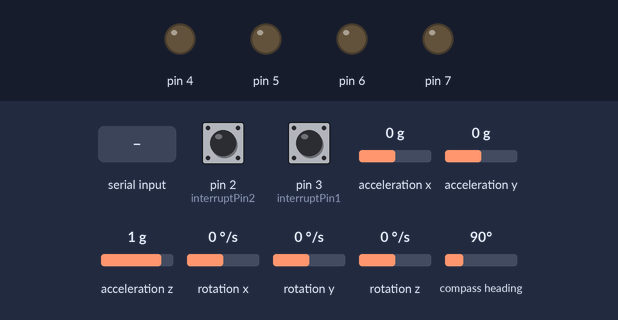
The sketch below on a simulated Arduino Mega 2560, built with avr-gcc and run on an emulated ATmega2560. Parts: output pins drawn as LEDs (lit = HIGH). The inputs (shaded band) are chosen by the test bench; at power-on: pin 2 (interruptPin2) HIGH, pin 3 (interruptPin1) HIGH, acceleration x 0 g, acceleration y 0 g, acceleration z 1 g, rotation x 0 °/s, rotation y 0 °/s, rotation z 0 °/s, compass heading 90°. What the sketch prints to the serial monitor is not drawn.

Above: at 1.2 s.
1.3 s: "w" received over Serial
At 3.3 s:
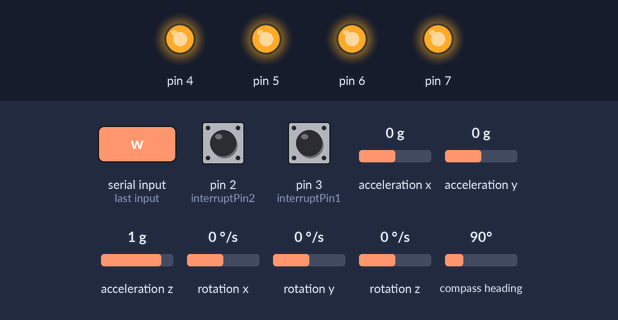
4.3 s: "seta" received over Serial
At 5.3 s:
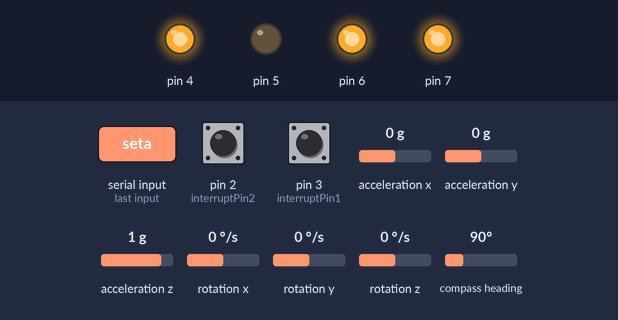
5.9 s: "d90\n" received over Serial
At 7.3 s:
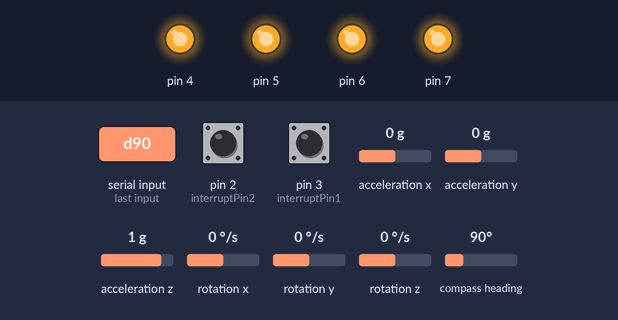
Timing chart, 0 to 8.9 s (numbered marks = the images above; inputs shaded):
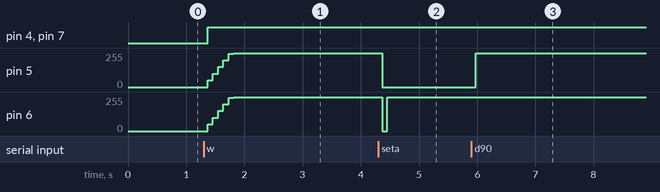

Measured:
- after the input at 1.3 s, pin 4, pin 7: LOW → HIGH after 0.07 s; pin 5, pin 6: moves from 0/255 to 255/255 over 0.45 s, starting after 0.07 s
- after the input at 4.3 s, pin 5: 255/255 → 0/255 after 0.06 s; pin 6: 255/255 → 0/255 after 0.06 s, → 255/255 0.09 s later
- after the input at 5.9 s, pin 5: 0/255 → 255/255 after 0.08 s

The sketch:

FreeRTOS-Try.ino
```cpp
//Note
//Pin 4 = Direction control for Motor 2
//Pin 5 = PWM control for Motor 2
//Pin 6 = PWM control for Motor 1
//Pin 7 = Direction control for Motor 1

#include <Arduino_FreeRTOS.h>
#include <Wire.h>
#include <LSM303.h>
#include<math.h>
#include <NewPing.h>

// end of including
#define MAX_DISTANCE 25
#define DISTANCE_BETWEEN_WHEEL 16.0
#define PROPORTION 2
#define INTEGTAL 0 //0.1
#define DERIVATIVE 0.05 //0.05
#define interruptPin1  3
#define interruptPin2  2
#define TARGETSPEED 25
#define RATIODEG 0.190782
#define WHEEL_DIAMETER 6.46

//end of define

typedef struct PID {
double SetPoint; // 设定目标Desired value
double Proportion; // 比例常数Proportional Const
double Integral; // 积分常数Integral Const
double Derivative; // 微分常数Derivative Const
double LastError; // Error[-1]
double PrevError; // Error[-2]
double SumError; // Sums of Errors
} PID;

//end of struct

LSM303 compass;
NewPing frontsonar(12, 11, MAX_DISTANCE);
NewPing frontleftsonar(13, 8, MAX_DISTANCE);
NewPing frontrightsonar(10, 9, MAX_DISTANCE);

volatile unsigned long wheel1turn=1;
volatile unsigned long wheel2turn=1;
volatile unsigned long wheel1turn_new=0;
volatile unsigned long wheel2turn_new=0;
unsigned long oldwheel1=0;
unsigned long oldwheel2=0;
int speed_1=0,speed_2=0;
int distance_front=0;
int distance_frontleft=0;
int distance_frontright=0;
int state=0;//0 stop 1 going 2 stoped
int targetspeed=0;
float targetangle;
double power1;
double power2;
float ang_calc_init;
float ang_calc;
double x,y;
double targetx,targety;
double northat;
double deg;
int diff;
int finished;
//unsigned long count=0;
//unsigned long lastreadcomtime=0;

TaskHandle_t pidHandle = NULL;


//end of defining global variable

void Task_sonar( void *pvParameters );
void Task_calcspeed( void *pvParameters );
void Task_main( void *pvParameters );
void Task_pid( void *pvParameters );
void Task_calcang(void *pvParameters);
void Task_getserial3(void *pvParameters);
void Task_getserial(void *pvParameters);
void Task_pid(void *pvParameters);

void mydelay(int millis);
//end of defining functions

double calcang_raw(double x1,double x2,double y1,double y2){
  double tmp_rad,tmp_deg;
  //char tmp[200];
  if(abs(x1-x2)<0.0001 && abs(y1-y2)<0.0001)
    return 0;
  if(abs(y1-y2)<0.001){
    if(x2-x1>0){
      return 90;
    }else{
      return 270;
    }
  }else{
    //sprintf(tmp,"x1:%d y1:%d x2:%d y2:%d\n",(int)x1,(int)y1,(int)x2,(int)y2);
    //Serial.write(tmp);
    tmp_rad=atan((x2-x1)/(y2-y1));
    tmp_deg=tmp_rad*180/3.14159;
    if(tmp_deg<0){
      if(y2-y1>0){
        tmp_deg=tmp_deg+360;
      }else{
        tmp_deg=180+tmp_deg;
      }
    }else{
      if(y2-y1<0){
        tmp_deg=tmp_deg+180;
      }
    }
  }
  return tmp_deg;
}


double calcang(double x1,double x2,double y1,double y2,double arg_northat){
  double rawang;
  rawang=calcang_raw(x1,x2,y1,y2);

  rawang=rawang+360-arg_northat;
  if(rawang>=360){
    rawang=rawang-360;
  }
  return rawang;
}

float get_compass_ang(){

  compass.read();
  return(compass.heading());
}

float get_calc_ang(){
  return(ang_calc);
}

void setInitAng(double ang){
  ang_calc_init=ang;
  wheel1turn=0;
  wheel2turn=0;
}

void setNorthAt(double ang){
  northat=ang;
}

void setXY(double arg_x,double arg_y){
  x=arg_x;
  y=arg_y;
}

double get_real_ang(double ang){
  ang=ang+360-northat;
  if(ang>=360){
    ang=ang-360;
  }
  return ang;
}

double get_virtul_ang(double ang){
  ang=ang-360+northat;
  if(ang>=360){
    ang-=360;
  }else if(ang<0){
    ang+=360;
  }
  return ang;
}

double PIDCalc( PID *pp, double NextPoint )
{
    double dError, Error;
    Error = pp->SetPoint - NextPoint; // 偏差
    pp->SumError += Error; // 积分
    dError = pp->LastError - pp->PrevError; // 当前微分
    pp->PrevError = pp->LastError;
    pp->LastError = Error;
    return (pp->Proportion * Error // 比例项
      + pp->Integral * pp->SumError // 积分项
      + pp->Derivative * dError );// 微分项
}

void PIDInit (PID *pp)
{
  memset ( pp,0,sizeof(PID));
}

void inline mydelay(int millis){
  TickType_t xDelay = millis / portTICK_PERIOD_MS;
  vTaskDelay( xDelay );
}

void wheel1(){
  wheel1turn+=1;
  wheel1turn_new+=1;
  if(wheel1turn%500==0){
    wheel1turn+=1;
    wheel1turn_new+=1;
  }
}

void wheel2(){
  wheel2turn+=1;
  wheel2turn_new+=1;
}

void wheel1control(int arg){
  digitalWrite(4,1);
  if(arg>255){
     arg=255;
  }else if(arg<0){
     arg=0;
  }
  analogWrite(5, arg);
}

void wheel2control(int arg){
  digitalWrite(7,1);
  if(arg>255){
    arg=255;
  }else if(arg<0){
    arg=0;
  }
  analogWrite(6, arg);
}

void stop(){
  analogWrite(5, 0);
  analogWrite(6, 0);
}

int getdiff(int ang1,int ang2){
  int diff;
  diff=ang1-ang2;
  if(diff>180){
    return 360-diff;
  }else if(diff<-180){
    return 360+diff;
  }else if(diff<0){
    return 0-diff;
  }else{
    return diff;
  }
}

int getdiff2(int ang1,int ang2){
  int diff;
  diff=ang2-ang1;
  if(diff>180){
    return diff-360;
  }else if(diff<-180){
    return 360+diff;
  }else{
    return diff;
  }
}

void turn(int left,int angle){
  //char tmp[100];
  int nowang;
  int dstang;
  int oldang;

  nowang=get_calc_ang();
  oldang=nowang;

  if(left){
    dstang=nowang-angle;
  }else{
    dstang=nowang+angle;
  }
  if(dstang<0){
    dstang=360+dstang;
  }
  if(dstang>=360){
    dstang=dstang-360;
  }
  //sprintf(tmp,"#turn %d  %d degree,now ang %d,dstang %d\n",left,angle,nowang,dstang);
  //Serial.write(tmp);

  while(getdiff(nowang,oldang)<=angle-5){
    if(angle-getdiff(nowang,oldang)>20){
      if(left==0){
        digitalWrite(4,1);
        analogWrite(5, 255);
      }else{
        digitalWrite(7,1);
        analogWrite(6, 255);
      }
    }else{
      if(left==0){
        digitalWrite(4,1);
        analogWrite(5, 255);
      }else{
        digitalWrite(7,1);
        analogWrite(6, 255);
      }

    }
    mydelay(1);
    //nowang=(int)get_compass_ang();
    nowang=(int)get_calc_ang();
    //nowang=ang_calc;
    //sprintf(tmp,"now ang %d\n",nowang);
    //Serial.write(tmp);
  }
  analogWrite(5, 0);
  analogWrite(6, 0);
  //Serial.write("@t");
}

int adjusttoang(int dstang){
  int angtoturn;
  int nowang;
  int left;

  //nowang=get_compass_ang();
  nowang=get_calc_ang();

  angtoturn=dstang-nowang;
  if(angtoturn>180){
    left=1;
  }else if(angtoturn<-180){
    left=0;
  }else if(angtoturn<0){
    left=1;
  }else{
    left=0;
  }
  angtoturn=getdiff(nowang,dstang);
  if(getdiff(nowang,dstang)>5){
    turn(left,angtoturn);
    return 1;
  }else{
    return 0;
  }
}

void setup() {

  Serial.begin(9600);
  Serial3.begin(9600);
  for (int i = 4; i <= 7; i++) //Pin 4 to 7 are used
    pinMode(i, OUTPUT);
  pinMode(interruptPin1, INPUT_PULLUP);
  pinMode(interruptPin2, INPUT_PULLUP);
  attachInterrupt(digitalPinToInterrupt(interruptPin1), wheel1, CHANGE);
  attachInterrupt(digitalPinToInterrupt(interruptPin2), wheel2, CHANGE);
  Wire.begin();
  compass.init();
  compass.enableDefault();
  compass.m_min = (LSM303::vector<int16_t>){-1954, -2714, -2718};
  compass.m_max = (LSM303::vector<int16_t>){+2202, +1326, +1626};

  targetspeed=TARGETSPEED;
  targetangle=0;

  setInitAng(0);
  setNorthAt(0);
  setXY(0.0,0.0);
  targetx=0;
  targety=1000;
  state=0;

  xTaskCreate(Task_main,(const portCHAR *) "main" ,256 ,NULL, 1,NULL);
  //xTaskCreate(Task_sonar,(const portCHAR *) "sonar" ,128 ,NULL, 1,NULL);
  //xTaskCreate(Task_calcspeed,(const portCHAR *) "speed" ,128 ,NULL ,1,NULL);
  xTaskCreate(Task_getserial,(const portCHAR *) "serial" ,256 ,NULL ,1,NULL);

  xTaskCreate(Task_calcang,(const portCHAR *) "angle" ,150 ,NULL ,2,NULL);
  xTaskCreate(Task_getserial,(const portCHAR *) "serial" ,128 ,NULL ,1,NULL);
  xTaskCreate(Task_getserial3,(const portCHAR *) "serial3" ,300 ,NULL ,1,NULL);
  xTaskCreate(Task_pid,(const portCHAR *) "pid" ,200 ,NULL ,3,&pidHandle);

  //wheel1control ( 127);

}

void loop(){}

void Task_getserial(void *pvParameters){
  while(1){
  if (Serial.available()) {
    char input = Serial.read();
    if(input=='w'){
      if(state==0){
        state=1;

      }
    }else if(input=='s'){
      if(state==1){
        if(state==1){
          finished=0;
          state=0;
          while(!finished){
            mydelay(1);
          }
          //vTaskDelete(pidHandle);
          stop();
        }
      }
    }else if(input=='a'){
      state=0;
      stop();
      turn(1,90);

    }else if(input=='d'){
      state=0;
      stop();
      turn(0,90);
    }
    //Serial.write(input);
  }
  mydelay(100);
  }
}

void Task_getserial3(void *pvParameters){
  char cmd[20]={0};
  char tmp[20];
  int i;
  int tmpang;
  while(1){
    if (Serial3.available()) {
      char input = Serial3.read();
      if(input=='@'){
        while(!Serial3.available()){
        }
        input = Serial3.read();
        i=0;
        while(input!='@' && i<15){
          cmd[i++]=input;
          while(!Serial3.available()){
          }
          input = Serial3.read();
        }
        cmd[i]=0;
      }
      sprintf(tmp,"get cmd %s\n",cmd);
      Serial.write(tmp);

      if(strncmp(cmd,"getr",4)==0){
        sprintf(tmp,"@a%d@",(int)get_compass_ang());
        Serial3.write(tmp);
      }else if(strncmp(cmd,"getv",4)==0){
        sprintf(tmp,"@a%d@",(int)ang_calc);
        Serial3.write(tmp);
      }else if(strncmp(cmd,"seta",4)==0){
        sscanf(&cmd[4],"%d",&tmpang);
        setInitAng(tmpang);
        Serial3.write("@void@");
      }else if(strncmp(cmd,"setn",4)==0){
        sscanf(&cmd[4],"%d",&tmpang);
        setNorthAt(tmpang);
        Serial3.write("@void@");
      }else if(strncmp(cmd,"turl",4)==0){
        sscanf(&cmd[4],"%d",&tmpang);
        turn(1,tmpang);
        Serial3.write("@tufi");//turn finished
      }else if(strncmp(cmd,"turr",4)==0){
        sscanf(&cmd[4],"%d",&tmpang);
        turn(0,tmpang);
        Serial3.write("@tufi@");//turn finished
      }else if(strncmp(cmd,"adja",4)==0){
        sscanf(&cmd[4],"%d",&tmpang);
        adjusttoang(tmpang);
        Serial3.write("@adfi@");//turn finished
      }else if(strncmp(cmd,"getx",4)==0){

        sprintf(tmp,"@x%d@",(int)x);
        Serial3.write(tmp);
      }else if(strncmp(cmd,"gety",4)==0){

        sprintf(tmp,"@y%d@",(int)y);
        Serial3.write(tmp);
      }else if(strncmp(cmd,"setx",4)==0){
        sscanf(&cmd[4],"%d",&tmpang);
        x=tmpang;
        Serial3.write("@void@");
      }else if(strncmp(cmd,"sety",4)==0){
        sscanf(&cmd[4],"%d",&tmpang);
        y=tmpang;
        Serial3.write("@void@");
      }else if(strncmp(cmd,"go",2)==0){
        if(state==0){
          state=1;
        }
        Serial3.write("@void@");
      }else if(strncmp(cmd,"stop",4)==0){
        if(state==1){
          finished=0;
          state=0;
          while(!finished){
            mydelay(1);
          }
          //vTaskDelete(pidHandle);
          stop();
        }
        Serial3.write("@void@");
      }else if(strncmp(cmd,"tarx",4)==0){
        sscanf(&cmd[4],"%d",&tmpang);
        targetx=tmpang;
        Serial3.write("@void@");
      }else if(strncmp(cmd,"tary",4)==0){
        sscanf(&cmd[4],"%d",&tmpang);
        targety=tmpang;
        Serial3.write("@void@");
      }
    }
    mydelay(50);
  }
}

void Task_main(void *pvParameters){
  char tmp[100];
  while(1){
        sprintf(tmp,"speed1 %d speed2 %d h_real %d h_calc %d diff %d turn1 %d turn2 %d x:%d y:%d\n",(int)speed_1,(int)speed_2,(int)get_compass_ang(),(int)(ang_calc),diff,(int)(wheel1turn/48.0/8*3.14159*6.5),(int)(wheel2turn/48.0/8*3.14159*6.5),(int)(x),(int)(y));
        //sprintf(tmp,"turn1 %ld turn2 %ld\n",wheel1turn,wheel2turn);
        Serial.write(tmp);
        mydelay(200);
  }
}
void Task_pid(void *pvParameters){
    PID sPID_1; // PID Control Structure
    PID sPID_2; // PID Control Structure
    PID sPID_3; // PID Control Structure
    double rIn_1; // PID Feedback (Input)
    double rIn_2; // PID Feedback (Input)
    double rIn_3; // PID Feedback (Input)
    double rOut_1; // PID Response (Output)
    double rOut_2; // PID Response (Output)
    double rOut_3; // PID Response (Output)
    unsigned long wheel1=0, wheel2=0;
    int tmp=0;

    PIDInit ( &sPID_1 ); // Initialize Structure
    PIDInit ( &sPID_2 ); // Initialize Structure
    PIDInit ( &sPID_3 ); // Initialize Structure
    sPID_1.Proportion = PROPORTION; // Set PID Coefficients
    sPID_1.Integral = INTEGTAL;
    sPID_1.Derivative =DERIVATIVE;


    sPID_2.Proportion = PROPORTION; // Set PID Coefficients
    sPID_2.Integral =INTEGTAL;
    sPID_2.Derivative =DERIVATIVE;

    sPID_3.Proportion = 0.08; // Set PID Coefficients
    sPID_3.Integral =0;
    sPID_3.Derivative =0.01;
    //sPID_3.Derivative =0;
    sPID_3.SetPoint = 0;
    wheel1turn_new=0;
    wheel2turn_new=0;
    for (;;)
    { // Mock Up of PID Processing
          speed_1=wheel1turn_new-wheel1;
          speed_2=wheel2turn_new-wheel2;
          wheel1+=speed_1;
          wheel2+=speed_2;
        if(state==1){
          sPID_1.SetPoint = targetspeed; // Set PID Setpoint
          sPID_2.SetPoint = targetspeed; // Set PID Setpoint

          rIn_1 = speed_1; // Read Input
          rIn_2 = speed_2; // Read Input


          targetangle=calcang(x,targetx,y,targety,northat);

          rIn_3 = getdiff2(targetangle,get_calc_ang());
          rIn_3=rIn_3/RATIODEG;//transform the angle to the turn

          //rIn_3 = ((long)wheel1turn_new-(long)wheel2turn_new); // Read Input

          rOut_1 = PIDCalc ( &sPID_1,rIn_1 ); // Perform PID Interation
          rOut_2 = PIDCalc ( &sPID_2,rIn_2 ); // Perform PID Interation
          rOut_3 = PIDCalc ( &sPID_3,rIn_3 ); // Perform PID Interation

          /*if(rOut_3>20){
            rOut_3=20;
          }else if(rOut_3<-20){
            rOut_3=-20;
          }*/
          //rOut_3=0;

          power1+=rOut_1+rOut_3;
          power2+=rOut_2-rOut_3;

          if(tmp==0){
            wheel1control ( power1); // Effect Needed Changes
            wheel2control ( power2); // Effect Needed Changes
          tmp=1;
          }else{
            wheel2control ( power2); // Effect Needed Changes
            wheel1control ( power1); // Effect Needed Changes
            tmp=0;
          }
        }else{
          wheel1turn_new=0;
          wheel2turn_new=0;
          wheel1=0;
          wheel2=0;
          finished=1;
        }
        mydelay(100);
    }
}


void Task_sonar(void *pvParameters)  // This is a task.
{
  int tmp1,tmp2;
  while(1){
    while(1){
      tmp1=frontsonar.ping_cm();
      mydelay(10);
      tmp2=frontsonar.ping_cm();
      if(abs(tmp1-tmp2)<5){
        distance_front=tmp1;
        break;
      }
    }
    mydelay(30);
    while(1){
      tmp1=frontrightsonar.ping_cm();
      delay(10);
      tmp2=frontrightsonar.ping_cm();
      if(abs(tmp1-tmp2)<5){
        distance_frontright=tmp1;
        break;
      }
    }
    mydelay(30);
    while(1){
      tmp1=frontleftsonar.ping_cm();
      delay(10);
      tmp2=frontleftsonar.ping_cm();
      if(abs(tmp1-tmp2)<5){
        distance_frontleft=tmp1;
        break;
      }
    }
    mydelay(30);
  }
}

void Task_calcspeed(void *pvParameters)  // Another task
{

  while(1){
    compass.read();
    mydelay(10);
  }
}

void Task_calcang(void *pvParameters){
  unsigned long wheel1=0, wheel2=0;
  int wheel1go=0, wheel2go=0;
  double tmpdistance;

  while(1){
    wheel1go=wheel1turn-wheel1;
    wheel2go=wheel2turn-wheel2;
    wheel1+=wheel1go;
    wheel2+=wheel2go;

    diff=((long)wheel1turn-(long)wheel2turn);

    //deg=360.0*(diff*6.5/384)/DISTANCE_BETWEEN_WHEEL;
    deg=diff*RATIODEG;
    while(deg>=360){
      deg-=360;
    }
    while(deg<0){
      deg+=360;
    }
    ang_calc=ang_calc_init+deg;
    while(ang_calc>=360){
      ang_calc-=360;
    }
    while(ang_calc<0){
      ang_calc+=360;
    }
    deg=get_virtul_ang(ang_calc);
    tmpdistance=(wheel1go+wheel2go)/2*3.14159*WHEEL_DIAMETER/48.0/8.0;
    deg=deg*3.14159/180;
    x=x+sin(deg)*tmpdistance;
    y=y+cos(deg)*tmpdistance;
    mydelay(100);
  }
}
```
